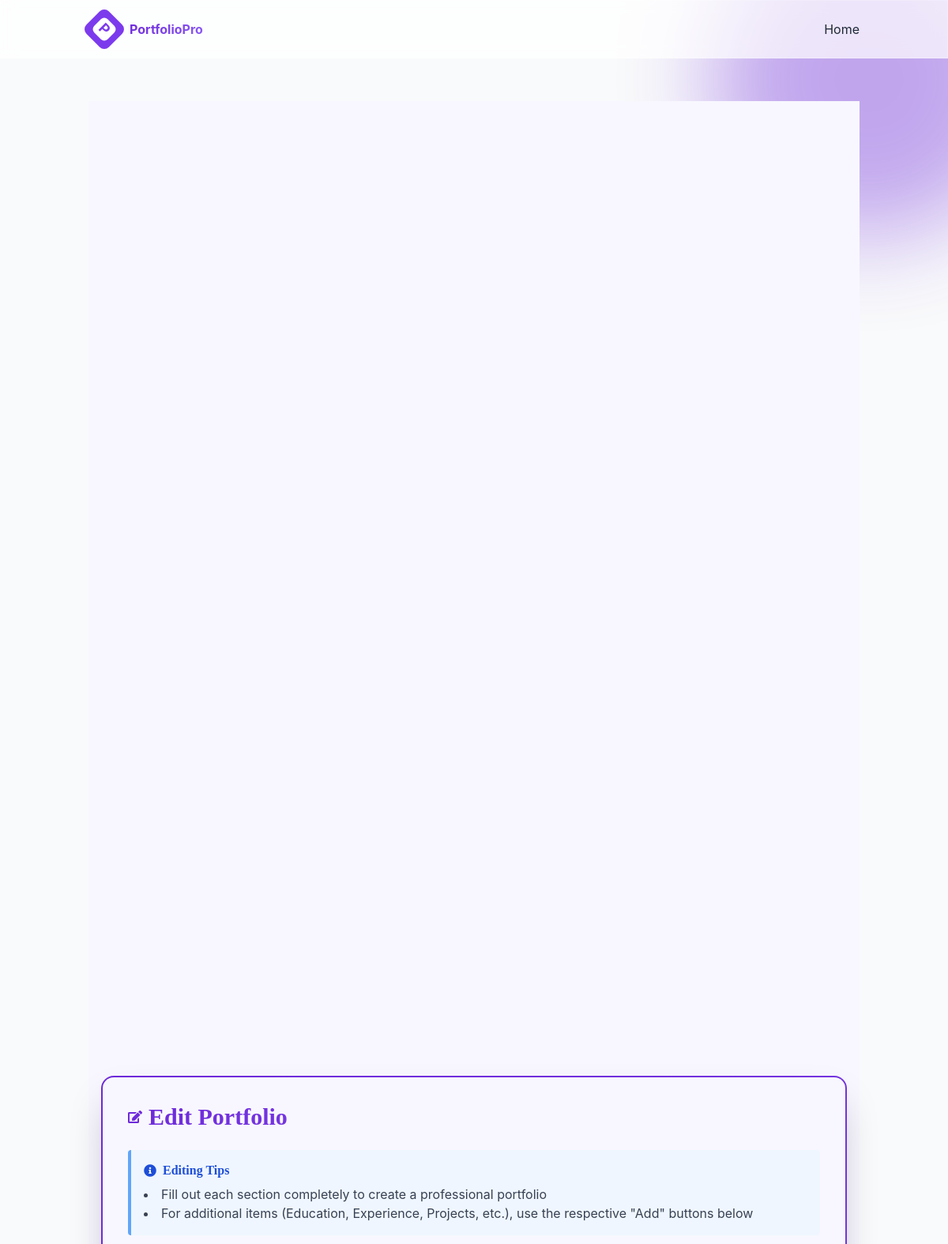
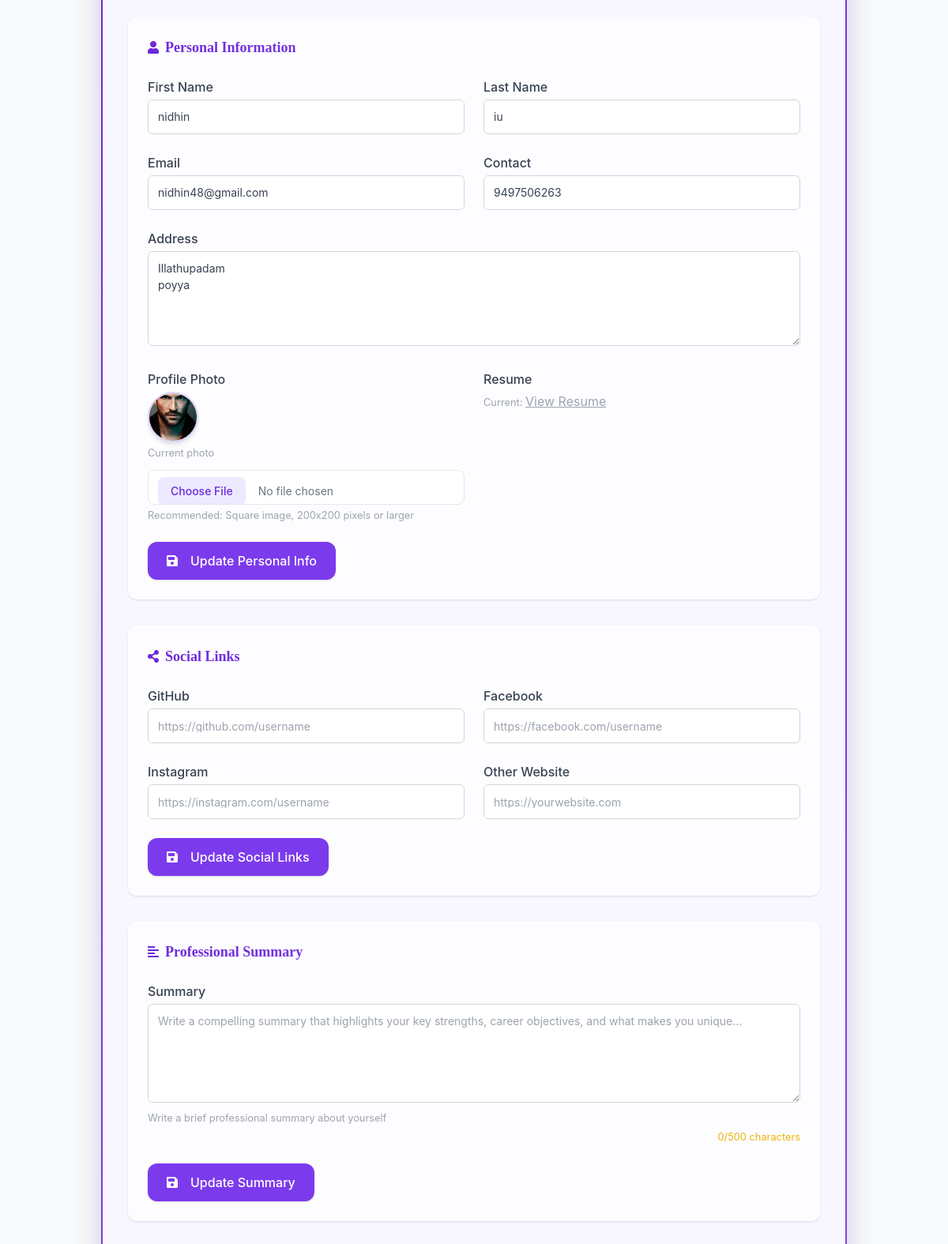
Page /portfolio/edit/ (signed in, upper part) on the committed database (2 pictures, top to bottom).
### users/models.py (models this page shows, shortened)
class UserProfile(models.Model):
    created_at = models.DateTimeField(auto_now_add=True, null=True, blank=True)
    updated_at = models.DateTimeField(auto_now=True, null=True, blank=True)
    USER_TYPES = (
        ('normal', 'Normal User'),
        ('agent', 'Agent'),
        ('student', 'Student'),
    )
    created_by = models.ForeignKey(
        'self', on_delete=models.SET_NULL, null=True, blank=True, related_name='students_created')
    user = models.OneToOneField(User, on_delete=models.CASCADE)
    template_change_count = models.IntegerField(default=0)
    max_template_changes = models.IntegerField(default=50)
    portfolios_remaining = models.PositiveIntegerField(default=10)
    user_type = models.CharField(
        max_length=10, choices=USER_TYPES, default='normal')
    is_blocked = models.BooleanField(default=False)
    blocked_since = models.DateTimeField(null=True, blank=True)
    reason = models.TextField(null=True, blank=True)  # ✅ Add this
    profile_photo = models.ImageField(
        upload_to='profile_photos/', null=True, blank=True)
    first_name = models.CharField(max_length=100)
    last_name = models.CharField(max_length=100)
    address = models.TextField()
    contact = models.CharField(max_length=20)
    pin_code = models.CharField(max_length=10)
    email = models.EmailField()
    github_link = models.URLField(blank=True, null=True)
    facebook_link = models.URLField(blank=True, null=True)
    instagram_link = models.URLField(blank=True, null=True)
    other_social_link = models.URLField(blank=True, null=True)
    certifications = models.TextField(blank=True)
    languages = models.TextField(blank=True)
    hobbies = models.TextField(blank=True)
    summary = models.TextField(blank=True)
    extracurricular = models.TextField(blank=True)
    resume = models.FileField(upload_to='resumes/', null=True, blank=True)
    agent_commission_rate = models.DecimalField(
        max_digits=5, decimal_places=2, default=0.00)  # Commission percentage
    agent_total_earnings = models.DecimalField(
        max_digits=10, decimal_places=2, default=0.00)  # Total earned
    agent_pending_payments = models.IntegerField(
        default=0)  # Number of pending student payments
    is_agent_student = models.BooleanField(default=False)
    agent_payment_completed = models.BooleanField(
        default=False)  # Has agent paid for this student?
    terms_accepted = models.BooleanField(default=False)
    terms_accepted_at = models.DateTimeField(null=True, blank=True)

class Summary(models.Model):
    portfolio = models.OneToOneField(
        StudentPortfolio, on_delete=models.CASCADE, related_name='summary')
    content = models.TextField()

### users/views.py (the view, shortened to what this page needs)
# urls.py: path('portfolio/edit/', views.edit_portfolio_simple,
@login_required
def edit_portfolio_simple(request):
    storage = messages.get_messages(request)
    storage.used = True
    portfolio = StudentPortfolio.objects.filter(
        user=request.user
    ).first()
    if not portfolio:
        messages.error(request, "You need to create a portfolio first.")
        return redirect('create_portfolio')
    user_profile = portfolio.user_profile
    user_profile.refresh_from_db()
    portfolio.refresh_from_db()
    if 'personal_form' not in locals():
        personal_form = PersonalInfoForm1(instance=user_profile)
    if 'social_form' not in locals():
        social_form = PersonalInfoForm2(instance=user_profile)
    if 'extras_form' not in locals():
        extras_form = ExtrasForm(instance=user_profile)
    summary = Summary.objects.filter(portfolio=portfolio).first()
    if 'summary_form' not in locals():
        summary_form = SummaryForm(
            instance=summary) if summary else SummaryForm()
    education_items = Education.objects.filter(
        portfolio=portfolio).order_by('-start_year')
    experience_items = Experience.objects.filter(
        portfolio=portfolio).order_by('-start_year')
    project_items = Project.objects.filter(portfolio=portfolio).order_by('-id')
    skill_items = Skill.objects.filter(portfolio=portfolio).order_by('name')
    certification_items = Certification.objects.filter(
        portfolio=portfolio).order_by('-issue_year')
    language_items = Language.objects.filter(
        portfolio=portfolio).order_by('name')
    hobby_items = Hobby.objects.filter(portfolio=portfolio).order_by('name')
    from django.db import connection
    connection.queries_log.clear()  # Clear query cache
    print(
        f"DEBUG EDIT VIEW: Found {skill_items.count()} skills for user {request.user.username}")
    print(
        f"DEBUG EDIT VIEW: Portfolio ID: {portfolio.id}, Slug: {portfolio.slug}")
    for skill in skill_items:
        print(f"  - Skill: {skill.name} | Level: {skill.level}")
    print(
        f"DEBUG EDIT VIEW: Found {hobby_items.count()} hobbies for user {request.user.username}")
    for hobby in hobby_items:
        print(f"  - Hobby: {hobby.name}")
    print(
        f"DEBUG EDIT VIEW: Found {language_items.count()} languages for user {request.user.username}")
    for lang in language_items:
        print(f"  - Language: {lang.name} | Proficiency: {lang.proficiency}")
    context = {
        'portfolio': portfolio,
        'user_profile': user_profile,
        'personal_form': personal_form,
        'social_form': social_form,
        'extras_form': extras_form,
        'summary_form': summary_form,
        'education_items': education_items,
        'experience_items': experience_items,
        'project_items': project_items,
        'skill_items': skill_items,
        'certification_items': certification_items,
        'language_items': language_items,
        'hobby_items': hobby_items,
    }
    return render(request, 'portfolio/edit_portfolio_simple.html', context)

### templates/portfolio/edit_portfolio_simple.html (shortened to what this page needs)
{% extends 'portfolio/base.html' %}
{% load static %}
{% block extra_css %}
<link rel="stylesheet" href="{% static 'css/portfolio_universal.css' %}">
{% endblock %}
{% block content %}
<div class="min-h-screen flex flex-col items-center justify-center bg-[#f8f7ff] py-12 px-4">
    <div class="w-full max-w-5xl mx-auto">
        <div class="glass-effect gradient-border rounded-2xl shadow-2xl p-8 mb-8">
            <div class="mb-6">
                <h2 class="text-2xl md:text-3xl font-bold gradient-text flex items-center gap-2">
                    <i class="fas fa-edit"></i> Edit Portfolio
                </h2>
            </div>
            <div class="bg-blue-50 border-l-4 border-blue-400 p-4 rounded mb-8">
                <h5 class="font-semibold mb-2 flex items-center gap-2 text-blue-700"><i class="fas fa-info-circle"></i>
                    Editing Tips</h5>
                <ul class="list-disc list-inside text-gray-700">
                    <li>Fill out each section completely to create a professional portfolio</li>
                    <li>For additional items (Education, Experience, Projects, etc.), use the respective "Add" buttons
                        below</li>
                </ul>
            </div>
            <div class="glass-effect rounded-xl shadow p-6 mb-8">
                <h3 class="text-lg font-semibold gradient-text mb-4 flex items-center gap-2"><i class="fas fa-user"></i>
                    Personal Information</h3>
                <form method="post" enctype="multipart/form-data" class="space-y-6">
                    <div class="grid grid-cols-1 md:grid-cols-2 gap-6">
                        <div>
                            <label for="{{ personal_form.first_name.id_for_label }}"
                                class="block font-medium text-gray-700 mb-1">First Name</label>
                            {{ personal_form.first_name }}
                        </div>
                        <div>
                            <label for="{{ personal_form.last_name.id_for_label }}"
                                class="block font-medium text-gray-700 mb-1">Last Name</label>
                            {{ personal_form.last_name }}
                        </div>
                        <div>
                            <label for="{{ personal_form.email.id_for_label }}"
                                class="block font-medium text-gray-700 mb-1">Email</label>
                            {{ personal_form.email }}
                        </div>
                        <div>
                            <label for="{{ personal_form.contact.id_for_label }}"
                                class="block font-medium text-gray-700 mb-1">Contact</label>
                            {{ personal_form.contact }}
                        </div>
                    </div>
                    <div>
                        <label for="{{ personal_form.address.id_for_label }}"
                            class="block font-medium text-gray-700 mb-1">Address</label>
                        {{ personal_form.address }}
                    </div>
                    <div class="grid grid-cols-1 md:grid-cols-2 gap-6">
                        <div>
                            <label for="{{ personal_form.profile_photo.id_for_label }}"
                                class="block font-medium text-gray-700 mb-1">Profile Photo</label>
                            {% if user_profile.profile_photo %}
                            <div class="mb-3">
                                <img src="{{ user_profile.profile_photo.url }}" alt="Current Profile Photo"
                                    class="w-16 h-16 rounded-full object-cover border-2 border-violet-200 shadow-md">
                                <small class="text-gray-400 block mt-1">Current photo</small>
                            </div>
                            {% endif %}
                            <div class="relative">
                                <input type="file" name="profile_photo" accept="image/*"
                                    class="block w-full text-sm text-gray-500 file:mr-4 file:py-2 file:px-4 file:rounded-lg file:border-0 file:text-sm file:font-medium file:bg-violet-100 file:text-violet-700 hover:file:bg-violet-200 transition-colors"
                                    onchange="previewProfilePhoto(this)">
                                <small class="text-gray-400 block mt-1">Recommended: Square image, 200x200 pixels or
                                    larger</small>
                            </div>
                        </div>
                        <div>
                            <label for="{{ personal_form.resume.id_for_label }}"
                                class="block font-medium text-gray-700 mb-1">Resume</label>
                            {% if user_profile.resume %}
                            <small class="text-gray-400">Current: <a href="{{ user_profile.resume.url }}"
                                    target="_blank" class="underline">View Resume</a></small>
                            {% endif %}
                        </div>
                    </div>
                    <button type="submit" name="personal_info"
                        class="btn-hover-effect bg-violet-600 hover:bg-violet-700 text-white px-6 py-3 rounded-xl font-medium shadow flex items-center mt-4">
                        <i class="fas fa-save mr-2"></i> Update Personal Info
                    </button>
                </form>
            </div>
            <div class="glass-effect rounded-xl shadow p-6 mb-8">
                <h3 class="text-lg font-semibold gradient-text mb-4 flex items-center gap-2"><i
                        class="fas fa-share-alt"></i> Social Links</h3>
                <form method="post" class="space-y-6">
                    <div class="grid grid-cols-1 md:grid-cols-2 gap-6">
                        <div>
                            <label for="{{ social_form.github_link.id_for_label }}"
                                class="block font-medium text-gray-700 mb-1">GitHub</label>
                            {{ social_form.github_link }}
                        </div>
                        <div>
                            <label for="{{ social_form.facebook_link.id_for_label }}"
                                class="block font-medium text-gray-700 mb-1">Facebook</label>
                            {{ social_form.facebook_link }}
                        </div>
                        <div>
                            <label for="{{ social_form.instagram_link.id_for_label }}"
                                class="block font-medium text-gray-700 mb-1">Instagram</label>
                            {{ social_form.instagram_link }}
                        </div>
                        <div>
                            <label for="{{ social_form.other_social_link.id_for_label }}"
                                class="block font-medium text-gray-700 mb-1">Other Website</label>
                            {{ social_form.other_social_link }}
                        </div>
                    </div>
                    <button type="submit" name="social_info"
                        class="btn-hover-effect bg-violet-600 hover:bg-violet-700 text-white px-6 py-3 rounded-xl font-medium shadow flex items-center mt-4">
                        <i class="fas fa-save mr-2"></i> Update Social Links
                    </button>
                </form>
            </div>
            <div class="glass-effect rounded-xl shadow p-6 mb-8">
                <h3 class="text-lg font-semibold gradient-text mb-4 flex items-center gap-2"><i
                        class="fas fa-align-left"></i> Professional Summary</h3>
                <form method="post" class="space-y-6">
                    <div>
                        <label for="{{ summary_form.content.id_for_label }}"
                            class="block font-medium text-gray-700 mb-1">Summary</label>
                        {{ summary_form.content }}
                        <small class="text-gray-400">Write a brief professional summary about yourself</small>
                    </div>
                    <button type="submit" name="summary"
                        class="btn-hover-effect bg-violet-600 hover:bg-violet-700 text-white px-6 py-3 rounded-xl font-medium shadow flex items-center mt-4">
                        <i class="fas fa-save mr-2"></i> Update Summary
                    </button>
                </form>
            </div>
        </div>
    </div>
</div>
<link rel="stylesheet" href="https://cdnjs.cloudflare.com/ajax/libs/font-awesome/5.15.4/css/all.min.css">
{% endblock %}

### rows in the picture
UserProfile: first_name "nidhin", last_name "iu", email "nidhin48@gmail.com", contact "9497506263", address "Illathupadam poyya", profile_photo (picture)
